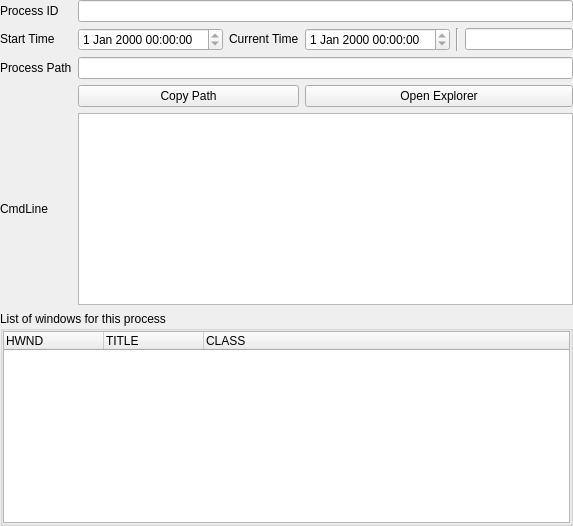
      <widget class="QWidget" name="tabProcess">
       <attribute name="title">
        <string>Process</string>
       </attribute>
       <layout class="QGridLayout" name="gridLayout_6">
        <property name="leftMargin">
         <number>0</number>
        </property>
        <property name="topMargin">
         <number>0</number>
        </property>
        <property name="rightMargin">
         <number>0</number>
        </property>
        <property name="bottomMargin">
         <number>0</number>
        </property>
        <item row="1" column="1">
         <widget class="QDateTimeEdit" name="processStartDateTimeEdit">
          <property name="enabled">
           <bool>true</bool>
          </property>
          <property name="readOnly">
           <bool>true</bool>
          </property>
         </widget>
        </item>
        <item row="4" column="1" colspan="5">
         <widget class="QListView" name="processCommandLineListView">
          <property name="resizeMode">
           <enum>QListView::Fixed</enum>
          </property>
          <property name="modelColumn">
           <number>0</number>
          </property>
          <property name="wordWrap">
           <bool>false</bool>
          </property>
         </widget>
        </item>
        <item row="1" column="2">
         <widget class="QLabel" name="currentTimeLabel">
          <property name="sizePolicy">
           <sizepolicy hsizetype="Fixed" vsizetype="Fixed">
            <horstretch>0</horstretch>
            <verstretch>0</verstretch>
           </sizepolicy>
          </property>
          <property name="text">
           <string>Current Time</string>
          </property>
         </widget>
        </item>
        <item row="0" column="0">
         <widget class="QLabel" name="processIdLabel">
          <property name="sizePolicy">
           <sizepolicy hsizetype="Fixed" vsizetype="Fixed">
            <horstretch>0</horstretch>
            <verstretch>0</verstretch>
           </sizepolicy>
          </property>
          <property name="text">
           <string>Process ID</string>
          </property>
         </widget>
        </item>
        <item row="2" column="1" colspan="5">
         <widget class="QLineEdit" name="processPathLineEdit">
          <property name="frame">
           <bool>true</bool>
          </property>
          <property name="dragEnabled">
           <bool>false</bool>
          </property>
          <property name="readOnly">
           <bool>true</bool>
          </property>
          <property name="cursorMoveStyle">
           <enum>Qt::LogicalMoveStyle</enum>
          </property>
         </widget>
        </item>
        <item row="1" column="0">
         <widget class="QLabel" name="processStartTimeLabel">
          <property name="sizePolicy">
           <sizepolicy hsizetype="Fixed" vsizetype="Fixed">
            <horstretch>0</horstretch>
            <verstretch>0</verstretch>
           </sizepolicy>
          </property>
          <property name="frameShape">
           <enum>QFrame::NoFrame</enum>
          </property>
          <property name="text">
           <string>Start Time</string>
          </property>
         </widget>
        </item>
        <item row="2" column="0">
         <widget class="QLabel" name="processPathLabel">
          <property name="sizePolicy">
           <sizepolicy hsizetype="Fixed" vsizetype="Fixed">
            <horstretch>0</horstretch>
            <verstretch>0</verstretch>
           </sizepolicy>
          </property>
          <property name="text">
           <string>Process Path</string>
          </property>
         </widget>
        </item>
        <item row="5" column="0" colspan="6">
         <widget class="QGroupBox" name="processWindowsListGroupBox">
          <property name="title">
           <string>List of windows for this process</string>
          </property>
          <layout class="QHBoxLayout" name="processWindowListLayout">
           <property name="leftMargin">
            <number>0</number>
           </property>
           <property name="topMargin">
            <number>0</number>
           </property>
           <property name="rightMargin">
            <number>0</number>
           </property>
           <property name="bottomMargin">
            <number>0</number>
           </property>
           <item>
            <widget class="QTreeWidget" name="processWindowTreeWidget">
             <property name="columnCount">
              <number>3</number>
             </property>
             <column>
              <property name="text">
               <string>HWND</string>
              </property>
             </column>
             <column>
              <property name="text">
               <string>TITLE</string>
              </property>
             </column>
             <column>
              <property name="text">
               <string>CLASS</string>
              </property>
             </column>
            </widget>
           </item>
          </layout>
         </widget>
        </item>
        <item row="0" column="1" colspan="5">
         <widget class="QLineEdit" name="processIdLineEdit">
          <property name="frame">
           <bool>true</bool>
          </property>
          <property name="readOnly">
           <bool>true</bool>
          </property>
         </widget>
        </item>
        <item row="4" column="0">
         <widget class="QLabel" name="processCommandLineLabel">
          <property name="sizePolicy">
           <sizepolicy hsizetype="Fixed" vsizetype="Fixed">
            <horstretch>0</horstretch>
            <verstretch>0</verstretch>
           </sizepolicy>
          </property>
          <property name="text">
           <string>CmdLine</string>
          </property>
         </widget>
        </item>
        <item row="1" column="3">
         <widget class="QDateTimeEdit" name="currentDateTimeEdit">
          <property name="frame">
           <bool>true</bool>
          </property>
          <property name="readOnly">
           <bool>true</bool>
          </property>
         </widget>
        </item>
        <item row="1" column="4">
         <widget class="Line" name="processTimeSplitLine">
          <property name="orientation">
           <enum>Qt::Vertical</enum>
          </property>
         </widget>
        </item>
        <item row="1" column="5">
         <widget class="QLineEdit" name="processRunningDateTimeEdit">
          <property name="readOnly">
           <bool>true</bool>
          </property>
         </widget>
        </item>
        <item row="3" column="1" colspan="2">
         <widget class="QPushButton" name="copyProcessPathButton">
          <property name="text">
           <string>Copy Path</string>
          </property>
         </widget>
        </item>
        <item row="3" column="3" colspan="3">
         <widget class="QPushButton" name="openExplorerButton">
          <property name="text">
           <string>Open Explorer</string>
          </property>
         </widget>
        </item>
       </layout>
      </widget>
